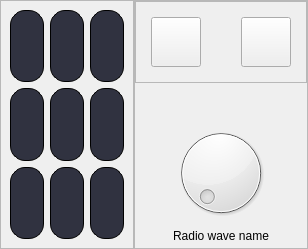
          <widget class="QWidget" name="RadioScreen">
           <attribute name="title">
            <string>Radio</string>
           </attribute>
           <layout class="QHBoxLayout" name="horizontalLayout_5">
            <property name="spacing">
             <number>0</number>
            </property>
            <property name="leftMargin">
             <number>0</number>
            </property>
            <property name="topMargin">
             <number>0</number>
            </property>
            <property name="rightMargin">
             <number>0</number>
            </property>
            <property name="bottomMargin">
             <number>0</number>
            </property>
            <item>
             <widget class="QFrame" name="RadioWavesFr">
              <property name="frameShape">
               <enum>QFrame::StyledPanel</enum>
              </property>
              <property name="frameShadow">
               <enum>QFrame::Raised</enum>
              </property>
              <layout class="QGridLayout" name="gridLayout_4">
               <item row="2" column="0">
                <widget class="QPushButton" name="KissFm">
                 <property name="sizePolicy">
                  <sizepolicy hsizetype="Preferred" vsizetype="Preferred">
                   <horstretch>0</horstretch>
                   <verstretch>0</verstretch>
                  </sizepolicy>
                 </property>
                 <property name="styleSheet">
                  <string notr="true">image: url(&quot;:/img/kiss.png&quot;);
border:1px solid black;
border-radius: 15px;
background-color: #303240;</string>
                 </property>
                 <property name="text">
                  <string/>
                 </property>
                </widget>
               </item>
               <item row="1" column="0">
                <widget class="QPushButton" name="MelodiyaFm">
                 <property name="sizePolicy">
                  <sizepolicy hsizetype="Preferred" vsizetype="Preferred">
                   <horstretch>0</horstretch>
                   <verstretch>0</verstretch>
                  </sizepolicy>
                 </property>
                 <property name="styleSheet">
                  <string notr="true">image: url(&quot;:/img/melodiya.png&quot;);
border:1px solid black;
border-radius: 15px;
background-color: #303240;</string>
                 </property>
                 <property name="text">
                  <string/>
                 </property>
                </widget>
               </item>
               <item row="3" column="1">
                <widget class="QPushButton" name="RadioRelax">
                 <property name="sizePolicy">
                  <sizepolicy hsizetype="Preferred" vsizetype="Preferred">
                   <horstretch>0</horstretch>
                   <verstretch>0</verstretch>
                  </sizepolicy>
                 </property>
                 <property name="styleSheet">
                  <string notr="true">image: url(&quot;:/img/relax.png&quot;);
border:1px solid black;
border-radius: 15px;
background-color: #303240;</string>
                 </property>
                 <property name="text">
                  <string/>
                 </property>
                </widget>
               </item>
               <item row="1" column="2">
                <widget class="QPushButton" name="RussRadio">
                 <property name="sizePolicy">
                  <sizepolicy hsizetype="Preferred" vsizetype="Preferred">
                   <horstretch>0</horstretch>
                   <verstretch>0</verstretch>
                  </sizepolicy>
                 </property>
                 <property name="styleSheet">
                  <string notr="true">image: url(&quot;:/img/rus.png&quot;);
border:1px solid black;
border-radius: 15px;
background-color: #303240;</string>
                 </property>
                 <property name="text">
                  <string/>
                 </property>
                </widget>
               </item>
               <item row="3" column="2">
                <widget class="QPushButton" name="RadioGold">
                 <property name="sizePolicy">
                  <sizepolicy hsizetype="Preferred" vsizetype="Preferred">
                   <horstretch>0</horstretch>
                   <verstretch>0</verstretch>
                  </sizepolicy>
                 </property>
                 <property name="styleSheet">
                  <string notr="true">image: url(&quot;:/img/gold.png&quot;);
border:1px solid black;
border-radius: 15px;
background-color: #303240;</string>
                 </property>
                 <property name="text">
                  <string/>
                 </property>
                </widget>
               </item>
               <item row="2" column="2">
                <widget class="QPushButton" name="RadioJazz">
                 <property name="sizePolicy">
                  <sizepolicy hsizetype="Preferred" vsizetype="Preferred">
                   <horstretch>0</horstretch>
                   <verstretch>0</verstretch>
                  </sizepolicy>
                 </property>
                 <property name="styleSheet">
                  <string notr="true">image: url(&quot;:/img/jazz.png&quot;);
border:1px solid black;
border-radius: 15px;
background-color: #303240;</string>
                 </property>
                 <property name="text">
                  <string/>
                 </property>
                </widget>
               </item>
               <item row="1" column="1">
                <widget class="QPushButton" name="NasheRadio">
                 <property name="sizePolicy">
                  <sizepolicy hsizetype="Preferred" vsizetype="Preferred">
                   <horstretch>0</horstretch>
                   <verstretch>0</verstretch>
                  </sizepolicy>
                 </property>
                 <property name="styleSheet">
                  <string notr="true">image: url(&quot;:/img/nashe.png&quot;);
border:1px solid black;
border-radius: 15px;
background-color: #303240;</string>
                 </property>
                 <property name="text">
                  <string/>
                 </property>
                </widget>
               </item>
               <item row="2" column="1">
                <widget class="QPushButton" name="XitFm">
                 <property name="sizePolicy">
                  <sizepolicy hsizetype="Preferred" vsizetype="Preferred">
                   <horstretch>0</horstretch>
                   <verstretch>0</verstretch>
                  </sizepolicy>
                 </property>
                 <property name="styleSheet">
                  <string notr="true">image: url(&quot;:/img/xit.png&quot;);
border:1px solid black;
border-radius: 15px;
background-color: #303240;</string>
                 </property>
                 <property name="text">
                  <string/>
                 </property>
                </widget>
               </item>
               <item row="3" column="0">
                <widget class="QPushButton" name="RadioRoks">
                 <property name="sizePolicy">
                  <sizepolicy hsizetype="Preferred" vsizetype="Preferred">
                   <horstretch>0</horstretch>
                   <verstretch>0</verstretch>
                  </sizepolicy>
                 </property>
                 <property name="styleSheet">
                  <string notr="true">image: url(&quot;:/img/roks.png&quot;);
border:1px solid black;
border-radius: 15px;
background-color: #303240;</string>
                 </property>
                 <property name="text">
                  <string/>
                 </property>
                </widget>
               </item>
              </layout>
             </widget>
            </item>
            <item>
             <widget class="QFrame" name="RadioToolBar">
              <property name="frameShape">
               <enum>QFrame::StyledPanel</enum>
              </property>
              <property name="frameShadow">
               <enum>QFrame::Raised</enum>
              </property>
              <layout class="QVBoxLayout" name="verticalLayout_11">
               <property name="spacing">
                <number>0</number>
               </property>
               <property name="leftMargin">
                <number>0</number>
               </property>
               <property name="topMargin">
                <number>0</number>
               </property>
               <property name="rightMargin">
                <number>0</number>
               </property>
               <property name="bottomMargin">
                <number>0</number>
               </property>
               <item>
                <widget class="QFrame" name="RadioButtonBar">
                 <property name="frameShape">
                  <enum>QFrame::StyledPanel</enum>
                 </property>
                 <property name="frameShadow">
                  <enum>QFrame::Raised</enum>
                 </property>
                 <layout class="QHBoxLayout" name="horizontalLayout_4">
                  <property name="spacing">
                   <number>0</number>
                  </property>
                  <property name="leftMargin">
                   <number>15</number>
                  </property>
                  <property name="topMargin">
                   <number>15</number>
                  </property>
                  <property name="rightMargin">
                   <number>15</number>
                  </property>
                  <property name="bottomMargin">
                   <number>15</number>
                  </property>
                  <item>
                   <widget class="QToolButton" name="RadioPlay">
                    <property name="sizePolicy">
                     <sizepolicy hsizetype="Preferred" vsizetype="Preferred">
                      <horstretch>0</horstretch>
                      <verstretch>0</verstretch>
                     </sizepolicy>
                    </property>
                    <property name="minimumSize">
                     <size>
                      <width>50</width>
                      <height>50</height>
                     </size>
                    </property>
                    <property name="maximumSize">
                     <size>
                      <width>200</width>
                      <height>200</height>
                     </size>
                    </property>
                    <property name="styleSheet">
                     <string notr="true">image: url(&quot;:/img/Play.svg&quot;);
</string>
                    </property>
                    <property name="text">
                     <string/>
                    </property>
                   </widget>
                  </item>
                  <item>
                   <spacer name="horizontalSpacer">
                    <property name="orientation">
                     <enum>Qt::Horizontal</enum>
                    </property>
                    <property name="sizeType">
                     <enum>QSizePolicy::Minimum</enum>
                    </property>
                    <property name="sizeHint" stdset="0">
                     <size>
                      <width>40</width>
                      <height>20</height>
                     </size>
                    </property>
                   </spacer>
                  </item>
                  <item>
                   <widget class="QToolButton" name="RadioStop">
                    <property name="sizePolicy">
                     <sizepolicy hsizetype="Preferred" vsizetype="Preferred">
                      <horstretch>0</horstretch>
                      <verstretch>0</verstretch>
                     </sizepolicy>
                    </property>
                    <property name="minimumSize">
                     <size>
                      <width>50</width>
                      <height>50</height>
                     </size>
                    </property>
                    <property name="maximumSize">
                     <size>
                      <width>200</width>
                      <height>200</height>
                     </size>
                    </property>
                    <property name="styleSheet">
                     <string notr="true">image: url(&quot;:/img/Stop.svg&quot;);
</string>
                    </property>
                    <property name="text">
                     <string/>
                    </property>
                   </widget>
                  </item>
                 </layout>
                </widget>
               </item>
               <item>
                <spacer name="verticalSpacer">
                 <property name="orientation">
                  <enum>Qt::Vertical</enum>
                 </property>
                 <property name="sizeType">
                  <enum>QSizePolicy::Minimum</enum>
                 </property>
                 <property name="sizeHint" stdset="0">
                  <size>
                   <width>20</width>
                   <height>40</height>
                  </size>
                 </property>
                </spacer>
               </item>
               <item>
                <widget class="QDial" name="RadioVolume">
                 <property name="maximum">
                  <number>100</number>
                 </property>
                </widget>
               </item>
               <item>
                <widget class="QLabel" name="RadioWaveName">
                 <property name="minimumSize">
                  <size>
                   <width>0</width>
                   <height>25</height>
                  </size>
                 </property>
                 <property name="maximumSize">
                  <size>
                   <width>16777215</width>
                   <height>50</height>
                  </size>
                 </property>
                 <property name="text">
                  <string>Radio wave name</string>
                 </property>
                 <property name="alignment">
                  <set>Qt::AlignCenter</set>
                 </property>
                </widget>
               </item>
              </layout>
             </widget>
            </item>
           </layout>
          </widget>
